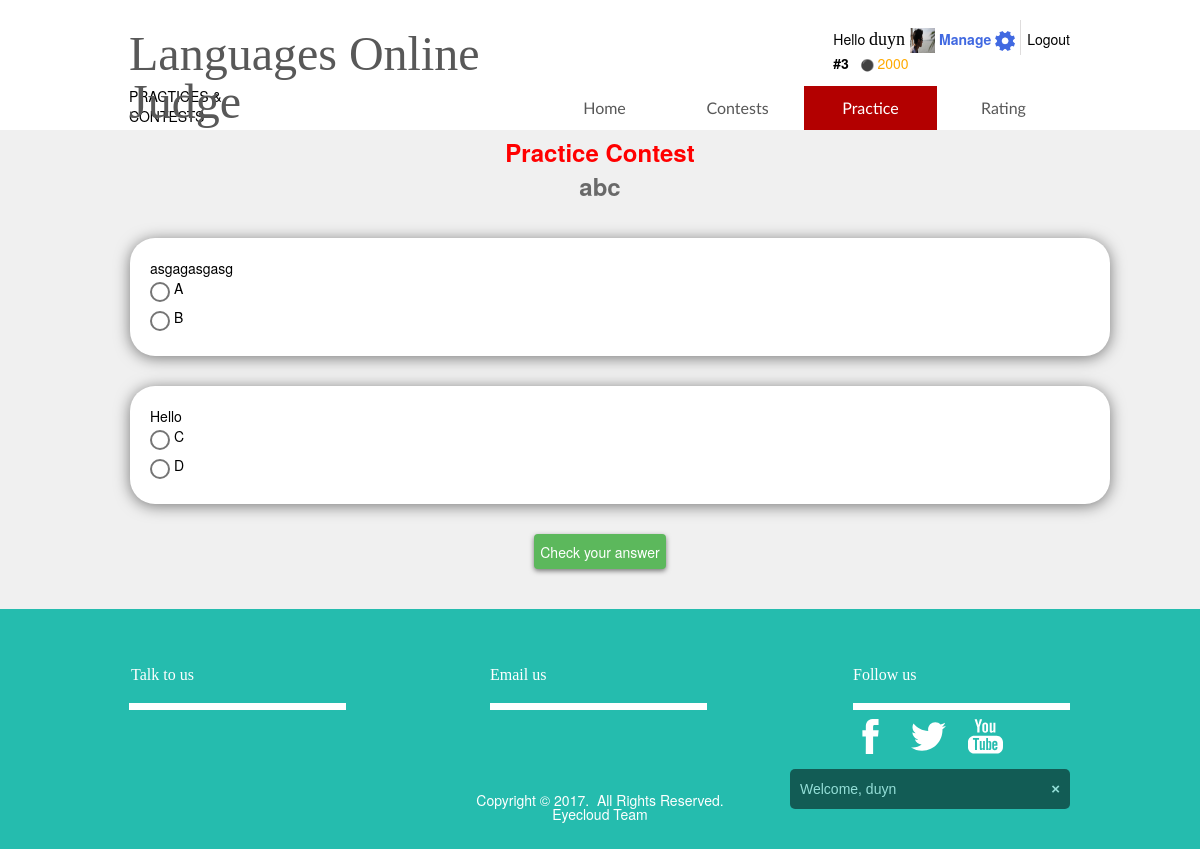
Page /practice2.php?id=1 (signed in) on the committed database.
### tables this page shows
CREATE TABLE `account` (
  `username` varchar(50) NOT NULL,
  `password` varchar(50) NOT NULL,
  `name` varchar(50) NOT NULL,
  `point` smallint(6) NOT NULL,
  `role` tinyint(1) NOT NULL,
  `imgURL` varchar(60) NOT NULL
);

CREATE TABLE `contest` (
  `conID` int(11) NOT NULL,
  `conName` varchar(300) NOT NULL,
  `duration` int(11) NOT NULL,
  `author` varchar(50) NOT NULL,
  `beginTime` timestamp NULL DEFAULT NULL,
  `islock` tinyint(1) NOT NULL,
  `level` int(11) NOT NULL,
  `isJudged` tinyint(1) NOT NULL,
  `blog` varchar(2000) NOT NULL,
  `createDate` timestamp NULL DEFAULT NULL
);

CREATE TABLE `quiz` (
  `quizID` int(11) NOT NULL,
  `questID` int(11) NOT NULL
);

CREATE TABLE `mall` (
  `ID` int(11) NOT NULL,
  `cont` varchar(300) NOT NULL
);

### db_query/db_get.php (called while the page is built, shortened)
<?php
  	function getListQuiz($_conID) {
		GLOBAL $db;
		$_sql = "SELECT * FROM belongcon WHERE conID = '$_conID' AND active = true";
		$_rs = mysqli_query($db, $_sql);
		$_list_quiz = array();
		if (isset($_rs))
			while ($_row = $_rs -> fetch_assoc()) {
				$_list_quiz[] = $_row['quizID'];
			}
		return $_list_quiz;
	}
	function getListAnswer($_quizID) {
		GLOBAL $db;
		$_sql = "SELECT ansID FROM mapqa WHERE quizID = '$_quizID' AND active = true ";
		$_rs = mysqli_query($db, $_sql);
		$_list_qa = array();
		if (isset($_rs))
			while ($_row = $_rs -> fetch_assoc())
				$_list_qa[] = $_row['ansID'];
		return $_list_qa;
	}
	function getQuestID($_quizID) {
		GLOBAL $db;
		$_sql = "SELECT questID FROM quiz WHERE quizID = '$_quizID'";
		$_rs = mysqli_query($db, $_sql);
		if (isset($_rs) && mysqli_num_rows($_rs) > 0) {
			$_row = $_rs -> fetch_assoc();
			return $_row['questID'];
		}
	}
	function getMallContent($_id) {
		GLOBAL $db;
		$_sql = "SELECT cont FROM mall WHERE ID = '$_id'";
		$_rs = mysqli_query($db, $_sql);
		if (isset($_rs) && mysqli_num_rows($_rs) > 0) {
			$_row = $_rs -> fetch_assoc();
			return $_row['cont'];
		}
	}
	function getContestByID($_conID) {
		GLOBAL $db;
		$_sql = "SELECT * FROM contest WHERE conID = '$_conID'";
		$_rs = mysqli_query($db, $_sql);
		if (isset($_rs) && mysqli_num_rows($_rs) > 0) {
			$_row = $_rs -> fetch_assoc();
			return $_row;
		}
	}
  	function getSingleUser($_user) {
		GLOBAL $db;
		$_sql = "SELECT * FROM account WHERE username = '$_user'";
		$_rs = mysqli_query($db, $_sql);
		if (isset($_rs) && mysqli_num_rows($_rs) > 0) {
			$_row = $_rs -> fetch_assoc();
			return $_row;
		}
	}
	function getImg($_username) {
		GLOBAL $db;
		$_sql = "SELECT imgURL FROM account WHERE username = '$_username'";
		$_rs = mysqli_query($db, $_sql);
		if (isset($_rs) && mysqli_num_rows($_rs) > 0)
			$_row = $_rs -> fetch_assoc();
		return $_row['imgURL'];
	}
	function computeRanking($_username) {
		GLOBAL $db;
		$_myscore = getSingleUser($_username);
		$_score = $_myscore['point'];
		$sql = "SELECT * FROM account WHERE point > '$_score'";
		$rs = mysqli_query($db, $sql);
		if (isset($rs))
			return mysqli_num_rows($rs) + 1;
	}
?>

### practice2.php (the view, shortened to what this page needs)
<?php
    include('gui/resource.php');
    $date = date('m/d/Y h:i:s a', time());
?>
<link rel="stylesheet" href="design/css/radio.css">
<body class="fonts1">
    <div id="body-wrapper">
    <?php include('gui/header.php') ?>
    <?php
        if ($_SERVER['REQUEST_METHOD'] == 'GET') {
            if (isset($_GET['id'])) {
                if (is_numeric($_GET['id']))
                    if (checkExistContest($_GET['id']))
                      $_contestID = $_GET['id'];
            }
        }
        ?>
    <div id="" class="section" style="background-color: #f0f0f0">
        <div class="container" >
            <?php
                if (!isset($_contestID)) {
                ?>
            <div id="" class="element text-element  ">
                <div class="text-content">
                    <h1><span class="fontSize" style="font-size: 24px; line-height: 1;"><span><span style="color:#696969;">Practice Last Contests</span></span></span></h1>
                </div>
            </div>
            <div id="" class="element text-element  ">
                <div class="text-content">
                    <table border="0" cellpadding="2" cellspacing="2" style="width:100%;">
                        <thead>
                            <tr>
                                <th style="text-align: center;"> # </th>
                                <th style="text-align: center;"> Name </th>
                                <th style="text-align: center;"> Writer </th>
                                <th style="text-align: center;"> Level </th>
                                <th style="text-align: center;"> Action </th>
                            </tr>
                        </thead>
                        <tbody>
                            <?php
                                $upConList = getAllContest();
                                $_cnt = 0;
                                foreach ($upConList as $_contest) {
                                  $_deltime = (strtotime($_contest['beginTime']) + $_contest['duration'] * 60) - strtotime($date);
                                  if ($_deltime >= 0) continue;
                                  $_cnt++;
                                ?>
                            <tr style="text-align: center;">
                                <td> <?php echo $_cnt ?> </td>
                                <td>
                                    <a href="blog/<?php echo $_contest['conID'] ?>">  <strong> <?php echo $_contest['conName']?> </strong> </a>
                                </td>
                                <td>
                                  <a href="profile/<?php echo $_contest['author'] ?>">
                                    <strong><?php echo getTitle($_contest['author'])?></strong>
                                  </a>
                                </td>
                                <td>
                                    <?php
                                        $_level = intval($_contest['level']);
                                        for ($i = 0; $i < $_level; $i++) {
                                        ?>
                                    <img src="img/star.png" width="20" height="20">
                                    <?php
                                        }
                                        ?>
                                </td>
                                <td>
                                    <a href="practice2.php?id=<?php echo $_contest['conID']?>"> Go </a>
                                </td>
                            </tr>
                            <?php
                                }
                                  ?>
                        </tbody>
                    </table>
                    <p>&nbsp;</p>
                </div>
            </div>
            <?php
                }
                else {
                      $_con = getContestByID($_contestID);
                ?>
            <div id="" class="element text-element  ">
                <div class="text-content">
                    <h1 style="text-align: center;"><span class="fontSize" style="font-size: 24px; line-height: 1;"><span><span style="color:red;"> Practice Contest </span></span></span></h1>
                </div>
            </div>
            <div id="" class="element text-element  ">
                <div class="text-content" id = "anchor">
                    <h1 style="text-align: center;"><span class="fontSize" style="font-size: 24px; line-height: 1;"><span><span style="color:#696969;"> <?php echo $_con['conName'];?> </span></span></span></h1>
                </div>
            </div>
            <br>
            <?php
                $_listQuiz = getListQuiz($_contestID);
                $_cnt = 0;
                foreach ($_listQuiz as $_quiz) {
                    $_cnt++;
                    $_questID = getQuestID($_quiz);
                ?>
            <div id = "rcorners">
            <div style="text-align: left;word-wrap: break-word;">
                <?php echo getMallContent($_questID); ?>
            </div>
            <?php
                $_listAnsID = getListAnswer($_quiz);
                $_count = 0;
                foreach ($_listAnsID as $_ansID)
                      if ($_ansID != $_questID) {
                        $_count++;
                ?>
            <div style="text-align: left;word-wrap: break-word;">
                <div id = "ans<?php echo $_cnt ?>_<?php echo $_count ?>">
                    <label class="custom-control custom-radio">
                    <span class="custom-control-indicator"></span>
                    <span class="custom-control-description"><?php echo getMallContent($_ansID); ?></span>
                    </label>
            </div>
            </div>
            <?php
                }
                ?>
            </div>
            <br>
            <?php
                }
                ?>
            <div style="text-align: center;">
            <input type="button" value="Check your answer" class="btn-success"
             onclick="run_judge_machine()" />
            </div>
            <br> <br>
            <?php
                }
                ?>
        </div>
    </div>
    <?php
        include('gui/footer.php');
    ?>
</body>
</html>

### gui/header.php (shortened to what this page needs)
<?php
    if (isset($_SESSION['tmp_uname'])) {
        $_info = getSingleUser($_SESSION['tmp_uname']);
        $_admin = $_info['role'];
    }
?>
<header>
    <div id="header-body" class="section">
        <div class="container" style="height:100%">
            <div id="menu" class="el-locked horizontal-menu" data-menubdrwidth="0" data-itemscretch="true" data-caretclass="fa-caret-down" data-submenuorientation="h" data-btnalign="left" data-textalign="left" data-shrink="false" data-shrinklabel="">
                <div class="navbar">
                    <div id="nav_7" class="container">
                        <ul class="nav" style="width: 532px;">
                            <li class="" style="height: 100%; width: 133px;" id="navhome">
                                <a href="./" class="menuPageLink ">
                                    <div class="menulink-wrapper"><span class="text-wrapper">Home</span></div>
                                </a>
                            </li>
                            <li class="" style="height: 100%; width: 133px;" id="navcon">
                                <a href="contests" class="menuPageLink ">
                                    <div class="menulink-wrapper"><span class="text-wrapper">Contests</span></div>
                                </a>
                            </li>
                            <li class="" style="height: 100%; width: 133px;" id="navprac">
                                <a href="practices" class="menuPageLink ">
                                    <div class="menulink-wrapper"><span class="text-wrapper">Practice</span></div>
                                </a>
                            </li>
                            <li style="height: 100%; width: 133px;" class="" id="navrate">
                                <a href="rating" class="menuPageLink ">
                                    <div class="menulink-wrapper"><span class="text-wrapper">Rating</span></div>
                                </a>
                            </li>
                        </ul>
                    </div>
                </div>
            </div>
            <div id="logReg">
                <?php if (isset($_SESSION['tmp_uname'])) { ?>
                <a href="profile/<?php echo $_SESSION['tmp_uname'] ?>">
                    <span id="greeting">Hello <span style="font-family: 'Oswald'; font-size:18px">
                        <?php
                            if (isset($_info)) {
                                echo $_info['username'];
                            }
                        ?>
                        <?php
                            $_imgSrc =  getImg($_SESSION['tmp_uname']);
                            ?>
                        <img id="photo" src="<?php echo $_imgSrc ?>" width="25" height="25">
                        </span>
                        <?php } ?>
                        <?php if (isset($_SESSION['tmp_uname'])) { ?>
                            <div id="el-191009" class="element text-element">
                                <div class="text-content">
                                    <div>
                                        <span class="fontSize" style="font-size: 14px; line-height: 1;" id="rank">
                                            <strong>#<?php echo computeRanking($_info['username']) ?>
                                            </strong>&nbsp;
                                        </span>
                                        <span class="fgColor" style="color:#ffaa00;" id="point">
                                            <span class="fontSize" style="font-size: 11px; line-height: 1;">&#9899;&nbsp;</span><?php echo $_info['point'] ?>
                                        </span>
                                        <span class="fontSize" style="font-size: 14px; line-height: 1;">&nbsp;&nbsp;
                                    </span>
                                    </div>
                                </div>
                            </div>
                        <?php } ?>
                        <?php if (!isset($_SESSION['tmp_uname'])) { ?>
                            <a href="#" onclick="document.getElementById('id02').style.display='block'" id="reg">
                                <span class="fontSize" style="font-size: 14px; line-height: 1">Register&emsp;&nbsp;</span>
                            </a>
                        <?php } else { ?>
                            <?php if ($_admin == 1) { ?>
                                <a href="manage/" id="reg">
                                    <span class="fontSize" style="font-size: 14px; line-height: 1; color:#4169e1">
                                        <strong>Manage</strong>
                                        <img src="img/setting.png" width="20" height="20">
                                    </span>
                                </a>
                            <?php } ?>
                        <?php } ?>
                    </span>
                </a>
                <span class="fontSize" style="font-size: 14px; line-height: 1; padding-left: 8px">
                    <a href="#" onclick="logReg()" id="log">
                    <?php if (isset($_SESSION['tmp_uname'])) { ?>
                    Logout
                    <?php } else { ?>
                    Login
                    <?php } ?>
                    </a>
                </span>
                <div id="verticalLine" class="element verticalLine-element">
                    <div class="verticalLine-wrapper">
                        <div class="verticalLine"></div>
                    </div>
                </div>
            </div>
            <?php include('gui/register.php') ?>
            <div id="el-14203" class="element text-element  ">
                <div class="text-content hasFontScale" data-fontscale="0.9">
                    <p>PRACTICES &amp; CONTESTS</p>
                </div>
            </div>
            <div id="el-13668" class="element text-element  ">
                <div class="text-content hasFontScale" data-fontscale="0.729">
                    <a href="">
                        <h1 class="title1">Languages Online Judge</h1>
                    </a>
                </div>
            </div>
        </div>
    </div>
</header>

### design/css/radio.css (style rules this page uses)
.custom-control { position: relative; display: -webkit-inline-box; display: -webkit-inline-flex; display: -ms-inline-flexbox; display: inline-flex; min-height: 1.5rem; padding-left: 1.5rem; margin-right: 1rem; cursor: pointer; }
.custom-control-indicator { position: absolute; top: .25rem; left: 0; display: block; width: 1rem; height: 1rem; pointer-events: none; -webkit-user-select: none; -moz-user-select: none; -ms-user-select: none; user-select: none; background-color: #fff; background-repeat: no-repeat; background-position: center center; -webkit-background-size: 50% 50%; background-size: 50% 50%; border: 2px solid #757575; }
.custom-radio .custom-control-indicator { border-radius: 50% }

### gui/header.php (style rules this page uses)
#logReg { margin-top: 3%; float: right; }

### rows in the picture
account: username "duyn", imgURL (picture), point "2000"
contest: conName "abc"
quiz: questID.cont "asgagasgasg"
mall: cont "A"
mall: cont "B"
quiz: questID.cont "Hello"
mall: cont "C"
mall: cont "D"

### other values in the picture
computeRanking($_info['username']) "3"
